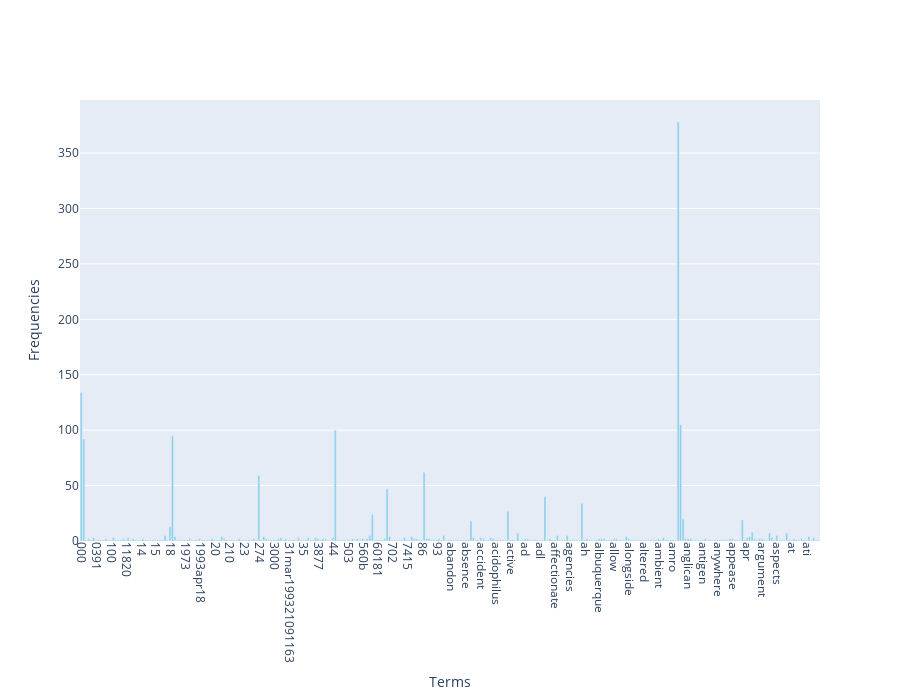

This figure's notebook cell:
### Markdown cell above
### >>> **Exercise 12 (take home):**
If you want a nicer interactive visualization here, I would encourage you try to install and use plotly to achieve this.

### Code cell
import plotly.graph_objects as go

# set xy axis (type: np.array)
terms = count_vect.get_feature_names_out()[:300]
frequencies = term_frequencies[:300]

# draw
fig = go.Figure(
    data=[
        go.Bar(
            x=terms,
            y=frequencies,
            marker_color='skyblue'
        )
    ]
)

# plot settings 
fig.update_layout(
    xaxis_title='Terms',
    yaxis_title='Frequencies',
    xaxis_tickangle=90,  
    height=700,  
    width=900   
)

# show
fig.show()

### Figure 1 — Plotly figure (JSON) as saved in the notebook; plotly's stock layout.template omitted (floating-point values rounded to 4 significant figures; data arrays with more than 128 entries replaced by an {"elided": "..."} marker saying what was removed)
{"data": [{"marker": {"color": "skyblue"}, "type": "bar", "x": {"elided": "300 str values"}, "y": {"elided": "300 int values"}}], "layout": {"height": 700, "width": 900, "xaxis": {"tickangle": 90, "title": {"text": "Terms"}}, "yaxis": {"title": {"text": "Frequencies"}}}}
